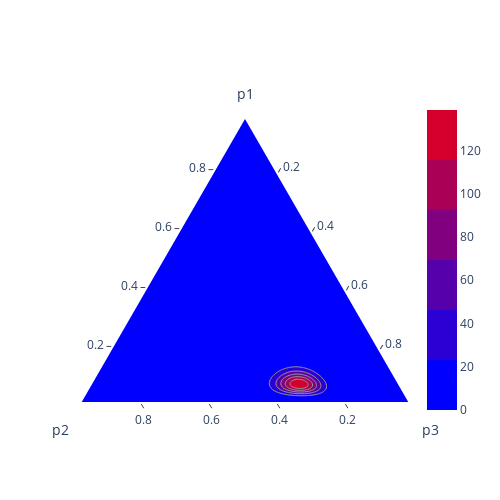

Source (notebook cell):
### Code cell
"""
    Then, the posterior distribution is also dirichlet distribution with alpha = (1.5 + x1, 1.5 + x2, 1.5 + x3), as derived in Q2
    Note that the sample variable generated when we want to plot multinomial distribution sample. 
"""
alpha_post = np.array([1.5 + sum(sample[:, 0]), 1.5 + sum(sample[:, 1]), 1.5 + sum(sample[:, 2])])  # Posterior alpha values
dirichlet_post = stats.dirichlet(alpha=alpha_post)

fig = ff.create_ternary_contour(p.T, dirichlet_post.pdf(p.T),
                                pole_labels=['p1', 'p2', 'p3'],
                                interp_mode='cartesian',
                                showscale=True)

fig
